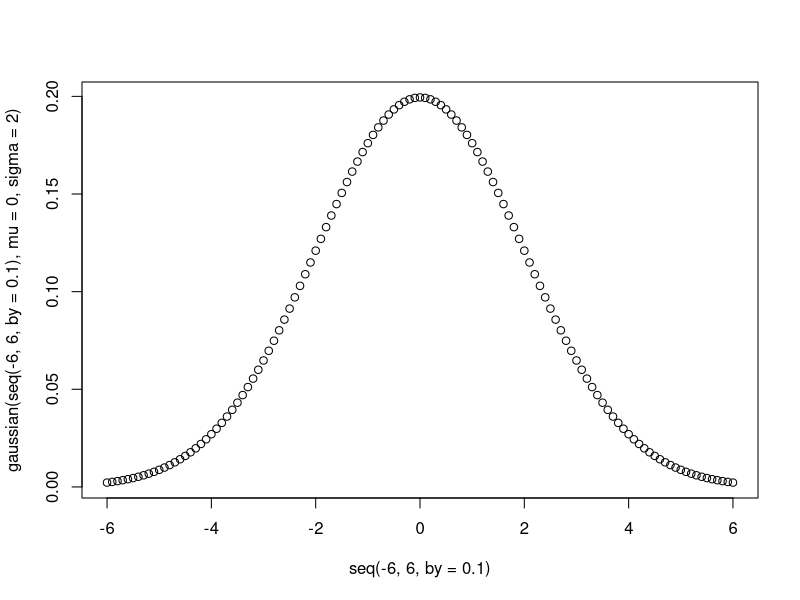

Here is the R script that generated this plot:
## ---- chunk 1
knitr::opts_chunk$set(echo = TRUE, error = TRUE)
## ---- chunk 2
# write your pythagoras function here
pythagoras <- function(a, b) {
  c <- sqrt(a^2 + b^2)
  return(c)
}
## ---- chunk 3
# paste your function here and add roxygen comments
#' @title Pythagoras Formula
#' @description Calculates the hypotenuse of a right triangle
#' @param a length of the first leg
#' @param b length of the second leg
#' @return length of the hypotenuse
pythagoras <- function(a, b) {
  c <- sqrt(a^2 + b^2)
  return(c)
}
## ---- chunk 4
# call your function here
pythagoras(3, 4)
## ---- chunk 5
# your modified pythagoras function here
pythagoras <- function(a, b = a) {
  c <- sqrt(a^2 + b^2)
  return(c)
}
## ---- chunk 6
# call your function here
pythagoras(5)
## ---- chunk 7
# write your function here
gaussian <- function(x, mu, sigma) {
  return((1 / (sigma * sqrt(2 * pi))) * (exp(-0.5 * ((x - mu) / sigma)^2)))
}
## ---- chunk 8
# copy your function and add the error functionality
gaussian <- function(x, mu, sigma) {
  if (sigma <= 0) {
    stop("Error! sigma must be a positive number!")
  }
  return((1 / (sigma * sqrt(2 * pi))) * (exp(-0.5 * ((x - mu) / sigma)^2)))
}
## ---- chunk 9
# call your function here
gaussian(1, 0, 2)
## ---- chunk 10
# plot function here
plot(seq(-6, 6, by = 0.1), gaussian(seq(-6, 6, by = 0.1), mu = 0, sigma = 2))
## ---- chunk 11
# call dnorm here
dnorm(x = 1, mean = 0, sd = 2)
## ---- chunk 12
choose(n = 5, k = 2)
## ---- chunk 13
# write your function here
#' @title Binomial Probability
#' @description Calculates the probability of k successes in n trials
#' @param n number of trials
#' @param k number of successes
#' @param p probability of success
#' @return probability value
bin_probability <- function(n, k, p) {
  if (n < 1) stop("n must be at least 1")
  if (k > n) stop("k cannot be greater than n")
  if (p < 0 | p > 1) stop("p must be between 0 and 1")
  return(choose(n, k) * (p^k) * (1 - p)^(n - k))
}
## ---- chunk 14
# call your function here
bin_probability(n = 5, k = 2, p = 0.5)
## ---- chunk 15
# call your function here
bin_probability(n = 3, k = 3, p = 1/6)
